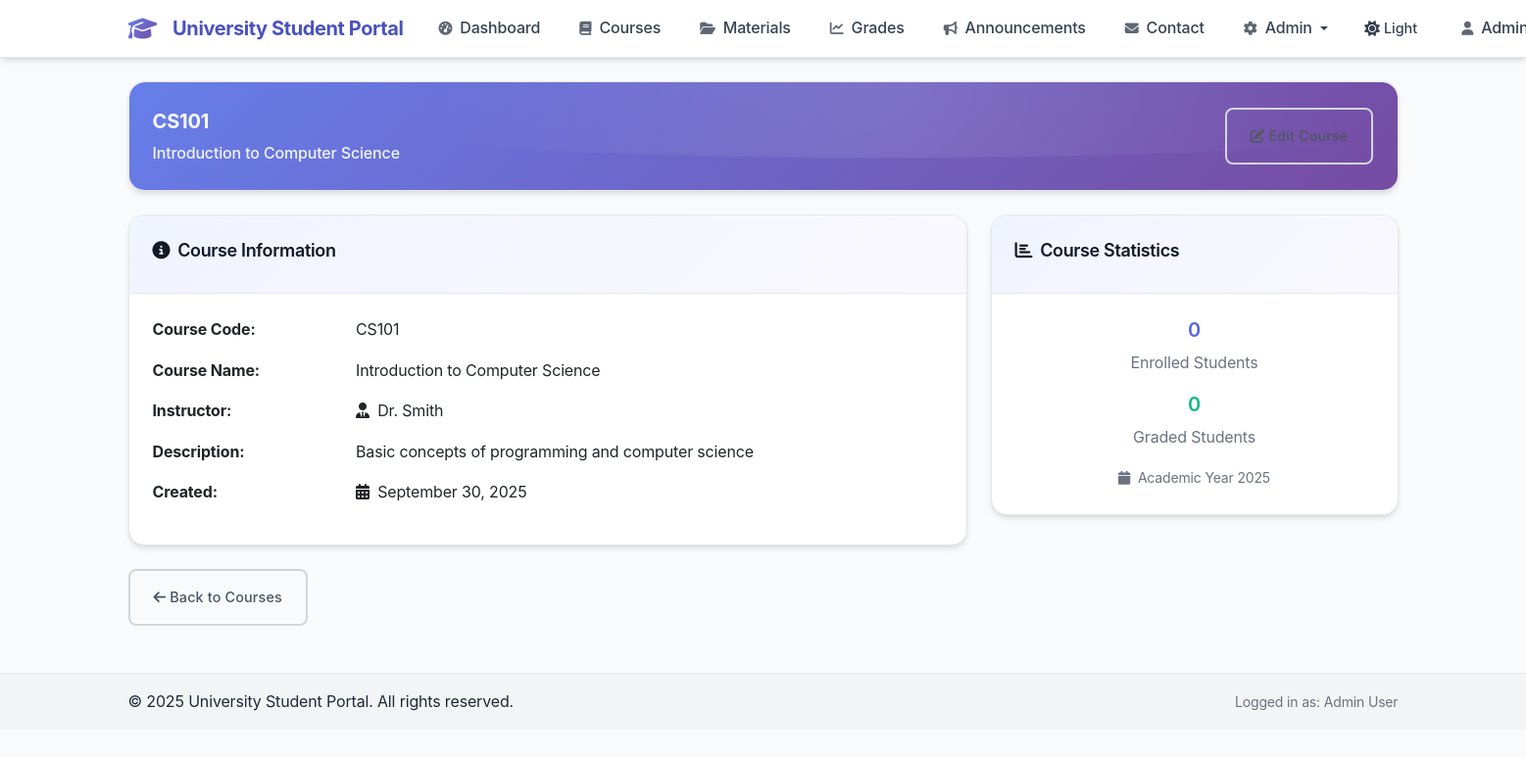
The app's page /course.php?id=1 (signed in) with its own data.
### tables this page shows
CREATE TABLE IF NOT EXISTS courses (
    id INT AUTO_INCREMENT PRIMARY KEY,
    course_code VARCHAR(20) NOT NULL UNIQUE,
    course_name VARCHAR(255) NOT NULL,
    instructor VARCHAR(255) NOT NULL,
    description TEXT,
    created_at TIMESTAMP DEFAULT CURRENT_TIMESTAMP
);

### db.php (called while the page is built, shortened)
<?php
function isAdmin() {
    return isset($_SESSION['role']) && $_SESSION['role'] === 'admin';
}
function sanitizeInput($input) {
    return htmlspecialchars(trim($input), ENT_QUOTES, 'UTF-8');
}
?>

### course.php (the view, shortened to what this page needs)
<?php
require_once 'db.php';
require_once 'header.php';
$course_id = $_GET['id'] ?? null;
try {
    $stmt = $pdo->prepare("SELECT * FROM courses WHERE id = ?");
    $stmt->execute([$course_id]);
    $course = $stmt->fetch();
    $is_enrolled = false;
    $enrollment_count = 0;
    $stmt = $pdo->prepare("SELECT COUNT(*) FROM enrollments WHERE course_id = ?");
    $stmt->execute([$course_id]);
    $enrollment_count = $stmt->fetchColumn();
    $enrolled_students = [];
    if (isAdmin() || $is_enrolled) {
        $stmt = $pdo->prepare("
            SELECT u.name, u.email, e.enrolled_at,
                   g.grade, g.grade_points
            FROM enrollments e
            JOIN users u ON e.user_id = u.id
            LEFT JOIN grades g ON g.user_id = u.id AND g.course_id = e.course_id
            WHERE e.course_id = ?
            ORDER BY e.enrolled_at DESC
        ");
        $stmt->execute([$course_id]);
        $enrolled_students = $stmt->fetchAll();
    }
} catch (PDOException $e) {
    $error_message = 'Database error occurred while loading course details.';
}
?>
<?php if (isset($course)): ?>
    <div class="row mb-4">
        <div class="col-12">
            <div class="card">
                <div class="course-header">
                    <div class="row align-items-center">
                        <div class="col-md-8">
                            <div class="course-code"><?= sanitizeInput($course['course_code']) ?></div>
                            <div class="course-name"><?= sanitizeInput($course['course_name']) ?></div>
                        </div>
                        <div class="col-md-4 text-end">
                            <?php if (!isAdmin()): ?>
                                <?php if ($is_enrolled): ?>
                                    <span class="badge bg-success fs-6">
                                        <i class="fas fa-check me-1"></i>Enrolled
                                    </span>
                                <?php else: ?>
                                    <button class="btn btn-outline-primary" onclick="enrollInCourse()">
                                        <i class="fas fa-plus me-1"></i>Enroll
                                    </button>
                                <?php endif; ?>
                            <?php else: ?>
                                <a href="admin_courses.php?edit=<?= $course['id'] ?>" class="btn btn-outline-secondary">
                                    <i class="fas fa-edit me-1"></i>Edit Course
                                </a>
                            <?php endif; ?>
                        </div>
                    </div>
                </div>
            </div>
        </div>
    </div>
    <div class="row mb-4">
        <div class="col-md-8">
            <div class="card">
                <div class="card-header">
                    <h5><i class="fas fa-info-circle me-2"></i>Course Information</h5>
                </div>
                <div class="card-body">
                    <div class="row mb-3">
                        <div class="col-sm-3"><strong>Course Code:</strong></div>
                        <div class="col-sm-9"><?= sanitizeInput($course['course_code']) ?></div>
                    </div>
                    <div class="row mb-3">
                        <div class="col-sm-3"><strong>Course Name:</strong></div>
                        <div class="col-sm-9"><?= sanitizeInput($course['course_name']) ?></div>
                    </div>
                    <div class="row mb-3">
                        <div class="col-sm-3"><strong>Instructor:</strong></div>
                        <div class="col-sm-9">
                            <i class="fas fa-user-tie me-1"></i>
                            <?= sanitizeInput($course['instructor']) ?>
                        </div>
                    </div>
                    <div class="row mb-3">
                        <div class="col-sm-3"><strong>Description:</strong></div>
                        <div class="col-sm-9"><?= nl2br(sanitizeInput($course['description'])) ?></div>
                    </div>
                    <div class="row mb-3">
                        <div class="col-sm-3"><strong>Created:</strong></div>
                        <div class="col-sm-9">
                            <i class="fas fa-calendar-alt me-1"></i>
                            <?= date('F j, Y', strtotime($course['created_at'])) ?>
                        </div>
                    </div>
                </div>
            </div>
        </div>
        <div class="col-md-4">
            <div class="card">
                <div class="card-header">
                    <h5><i class="fas fa-chart-bar me-2"></i>Course Statistics</h5>
                </div>
                <div class="card-body text-center">
                    <div class="mb-3">
                        <h4 class="text-primary"><?= $enrollment_count ?></h4>
                        <p class="text-muted mb-0">Enrolled Students</p>
                    </div>
                    <?php if (isAdmin()): ?>
                    <div class="mb-3">
                        <h4 class="text-success"><?= count(array_filter($enrolled_students, function($s) { return !empty($s['grade']); })) ?></h4>
                        <p class="text-muted mb-0">Graded Students</p>
                    </div>
                    <?php endif; ?>
                    <div>
                        <small class="text-muted">
                            <i class="fas fa-calendar me-1"></i>
                            Academic Year <?= date('Y') ?>
                        </small>
                    </div>
                </div>
            </div>
        </div>
    </div>
    <div class="row mt-4">
        <div class="col-12">
            <a href="courses.php" class="btn btn-outline-secondary">
                <i class="fas fa-arrow-left me-1"></i>Back to Courses
            </a>
        </div>
    </div>
<?php endif; ?>
<?php require_once 'footer.php'; ?>

### style.css (style rules this page uses)
:root { --primary-50: #f0f4ff; --primary-100: #e0eaff; --primary-200: #c7d8ff; --primary-300: #a4bcff; --primary-400: #8195ff; --primary-500: #667eea; --primary-600: #5a67d8; --primary-700: #4c51bf; --primary-800: #434190; --primary-900: #3c366b; --secondary-50: #faf8ff; --secondary-100: #f3f0ff; --secondary-200: #e8e1ff; --secondary-300: #d6c7ff; --secondary-400: #c1a3ff; --secondary-500: #764ba2; --secondary-600: #68428a; --secondary-700: #5a3972; --secondary-800: #4c305a; --secondary-900: #3e2742; --gray-50: #f9fafb; --gray-100: #f3f4f6; --gray-200: #e5e7eb; --gray-300: #d1d5db; --gray-400: #9ca3af; --gray-500: #6b7280; --gray-600: #4b5563; --gray-700: #374151; --gray-800: #1f2937; --gray-900: #111827; --success: #10b981; --warning: #f59e0b; --error: #ef4444; --info: #3b82f6; --font-family-base: 'Inter', -apple-system, BlinkMacSystemFont, 'Segoe UI', Roboto, sans-serif; --font-family-heading: 'Inter', -apple-system, BlinkMacSystemFont, 'Segoe UI', Roboto, sans-serif; --space-xs: 0.25rem; --space-sm: 0.5rem; --space-md: 1rem; --space-lg: 1.5rem; --space-xl: 2rem; --space-2xl: 3rem; --radius-sm: 0.375rem; --radius-md: 0.5rem; --radius-lg: 0.75rem; --radius-xl: 1rem; --radius-2xl: 1.5rem; --shadow-sm: 0 1px 2px 0 rgba(0, 0, 0, 0.05); --shadow-md: 0 4px 6px -1px rgba(0, 0, 0, 0.1), 0 2px 4px -1px rgba(0, 0, 0, 0.06); --shadow-lg: 0 10px 15px -3px rgba(0, 0, 0, 0.1), 0 4px 6px -2px rgba(0, 0, 0, 0.05); --shadow-xl: 0 20px 25px -5px rgba(0, 0, 0, 0.1), 0 10px 10px -5px rgba(0, 0, 0, 0.04); --shadow-2xl: 0 25px 50px -12px rgba(0, 0, 0, 0.25); --gradient-primary: linear-gradient(135deg, var(--primary-500) 0%, var(--secondary-500) 100%); --gradient-primary-hover: linear-gradient(135deg, var(--primary-600) 0%, var(--secondary-600) 100%); --gradient-subtle: linear-gradient(135deg, var(--primary-50) 0%, var(--secondary-50) 100%); --transition-fast: 150ms ease-in-out; --transition-normal: 250ms ease-in-out; --transition-slow: 350ms ease-in-out; }
body { font-family: var(--font-family-base); background-color: var(--gray-50); color: var(--gray-800); line-height: 1.6; letter-spacing: -0.01em; }
html { scroll-behavior: smooth; scroll-padding-top: 80px; }
body { overflow-x: hidden; }
h1, h2, h3, h4, h5, h6 { font-family: var(--font-family-heading); font-weight: 600; line-height: 1.3; letter-spacing: -0.02em; color: var(--gray-900); scroll-margin-top: 80px; }
h4 { font-size: 1.25rem; animation: fadeInUp 0.8s ease-out 0.3s both; }
h5 { font-size: 1.125rem; animation: fadeInUp 0.8s ease-out 0.4s both; }
.course-header { background: var(--gradient-primary); color: var(--gray-50); border-radius: var(--radius-xl) var(--radius-xl) 0 0; padding: var(--space-lg); position: relative; overflow: hidden; }
.course-header::before { content: ''; position: absolute; top: -50%; right: -20%; width: 120%; height: 120%; background: radial-gradient(circle, rgba(255, 255, 255, 0.1) 0%, transparent 60%); border-radius: 50%; }
.course-code { font-weight: 700; font-size: 1.25rem; position: relative; z-index: 1; margin-bottom: var(--space-xs); }
.course-name { margin: 0; font-size: 1rem; opacity: 0.95; font-weight: 500; position: relative; z-index: 1; }
.btn { font-weight: 500; border-radius: var(--radius-md); transition: var(--transition-fast); border: none; padding: var(--space-md) var(--space-lg); font-size: 0.9rem; letter-spacing: 0.01em; }
.btn-outline-secondary { border: 2px solid var(--gray-300); color: var(--gray-600); }
.card { border: 1px solid var(--gray-200); border-radius: var(--radius-xl); box-shadow: var(--shadow-md); overflow: hidden; transition: var(--transition-normal); }
.card-header { background: var(--gradient-subtle); border-bottom: 1px solid var(--gray-200); padding: var(--space-lg); font-weight: 600; color: var(--gray-800); }
.card-body { padding: var(--space-lg); }
.text-muted { color: var(--gray-500) !important; }
.text-primary { color: var(--primary-600) !important; }
.text-success { color: var(--success) !important; }
html { transition: background-color 0.3s ease, color 0.3s ease; }

### records on screen
courses: course_code "CS101", course_name "Introduction to Computer Science", instructor "Dr. Smith", description "Basic concepts of programming and computer science", created_at "September 30, 2025"

### other values on screen
SITE_NAME "University Student Portal"
$enrollment_count "0"
sanitizeInput($_SESSION['name'] ?? 'User') "Admin User"
